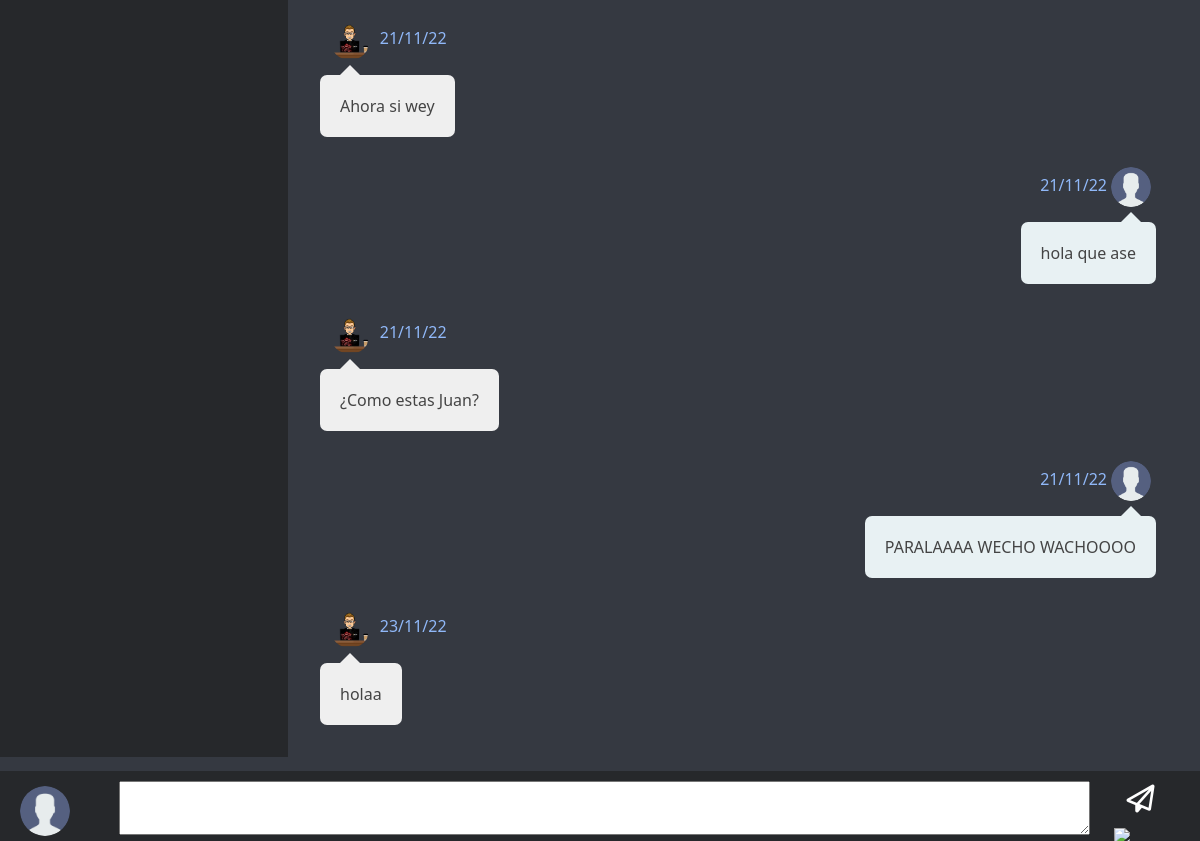
/index.php (signed in), run on the app's committed database.
### tables this page shows
CREATE TABLE `chat`  (
  `id` int NOT NULL AUTO_INCREMENT,
  `text` varchar(255) NOT NULL,
  `fecha` varchar(255) NOT NULL,
  `userid` int NOT NULL,
  `groupid` int NOT NULL,
  PRIMARY KEY (`id`) USING BTREE
);

CREATE TABLE `users`  (
  `id` int NOT NULL AUTO_INCREMENT,
  `user` varchar(255) NOT NULL,
  `firstname` varchar(255) NOT NULL,
  `lastname` varchar(255) NULL DEFAULT NULL,
  `password` varchar(255) NOT NULL,
  `rol` int NOT NULL DEFAULT 0,
  `img` varchar(255) NOT NULL DEFAULT 'default.png',
  `state` varchar(255) NOT NULL DEFAULT 'offline',
  `lastlogin` int NOT NULL,
  PRIMARY KEY (`id`) USING BTREE
);

### controllers/mainController.php (called while the page is built, shortened)
<?php
require_once('models/UserModel.php');
require_once('models/UserRepository.php');
require_once('models/ChatModel.php');
require_once('models/ChatRepository.php');
$repository = new ChatRepository();
$chats = $repository->getChats();
require_once('views/mainView.phtml');

### index.php (called while the page is built, shortened)
<?php
require_once("controllers/mainController.php");
?>

### models/ChatRepository.php (called while the page is built, shortened)
<?php
class ChatRepository {
    public static function getChats(){
        $chats = [];
        $db = Database::conexion();
        $q = "SELECT * FROM chat";
        $result = $db->query($q);
        if($result){
            while ($datos = $result->fetch_assoc()) {
                $chats[] = new Chats($datos);
            }
        }
        return $chats;
    }
}
?>

### models/UserRepository.php (called while the page is built, shortened)
<?php
class UserRepository
{
    public static function getUserById($id){
        $DB = Database::conexion();
        $result = $DB->query("SELECT * FROM users WHERE id = $id");
        if($result){
            $user = new User($result->fetch_assoc());
        }else $user = null;
        return $user;
    }
}

### models/ChatModel.php (called while the page is built, shortened)
<?php
class Chats
{
    private $text;
    private $user;
    private $date;
    public function __construct($datos)
    {
        $this->text = $datos['text'];
        $this->user = UserRepository::getUserById($datos['userid']);
        $this->date = $datos['fecha'];
    }
    public function getText()
    {
        return $this->text;
    }
    public function getUser(){
        return $this->user;
    }
    public function getDate(){
        return $this->date;
    }
}
?>

### models/UserModel.php (called while the page is built, shortened)
<?php
class User
{
    public $id;
    public $name;
    public $img;
    public function __construct ($row){
        $this->id = $row['id'];
        $this->name = $row['user'];
        $this->img = $row['img'];
    }
    public function getId(){
        return $this->id;
    }
    public function getName(){
        return $this->name;
    }
    public function getImg(){
        return 'views/img/users/'.$this->img;
    }
}

### views/mainView.phtml (the view, shortened to what this page needs)
<!DOCTYPE html>
<html>
<head>
    <link href="https://cdn.jsdelivr.net/npm/bootstrap@5.2.2/dist/css/bootstrap.min.css" rel="stylesheet"
>
    <link href="views/css/style.css" rel="stylesheet">
</head>
<body class="bg-secundary">
<div class="row w-100 h-100">
<?php
$login = null;
if (!$_SESSION['user']->getName()) {
    $login = 'index.php?login';
} else {
    $login = 'index.php?login&logout';
}
echo '<aside class="col-3 bg-primary" style="height: 90vh; overflow-y: scroll; overflow-x: hidden;">';
echo '</aside>';
echo '<section class="chat col-9" style="height: 90vh; overflow-y: scroll; overflow-x: hidden;">
        <div class="chat-history">
            <ul class="m-b-0">';
foreach ($chats as $chat) {
    $user = $chat->getUser();
    if($user->getId() == $_SESSION['user']->getId()){
        echo '<li class="clearfix">
                  <div class="message-data text-end pr-1">
                      <span class="message-data-time">'. $chat->getDate() .'</span>
                      <img src="'. $chat->getUser()->getImg() .'" alt="avatar">
                  </div>
                  <div class="message other-message float-right">
                    '.$chat->getText().'
                  </div>
              </li>';
    }else{
        echo '<li class="clearfix">
                  <div class="message-data msg-left">
                      <img src="'. $chat->getUser()->getImg() .'" alt="avatar">
                      <span class="message-data-time">'. $chat->getDate() .'</span>
                  </div>
                  <div class="message my-message">
                    '.$chat->getText().'
                  </div>
              </li>';
    }
}
echo '       </ul>
         </div>
      </section>';
?>
</div>
<footer class="footer bg-primary py-1">
    <div class="row h-100 mx-2">
        <div class="col-1 my-auto">
            <a href="<?php echo $login ?>">
                <img class="img-user" src="<?php echo $_SESSION['user']->getImg(); ?>">
            </a>
        </div>
        <form class="col-11 row px-0 mx-0" action="index.php?new_chat" method="POST">
            <div class="col-11 my-auto">
                <textarea name="message" class="h-75 w-100"></textarea>
            </div>
            <div class="col-1 my-auto">
                <button type="submit" class="btn" name="new_chat"><h3 class="m-0 p-0"><i
                                class="far fa-paper-plane text-white"></i></h3></button>
                <a href="index.php?new_group"><img src="views/img/more.svg" height="28px"></a>
            </div>
        </form>
    </div>
</footer>
</body>
</html>

### views/css/style.css (style rules this page uses)
.bg-primary { background: #26282B !important; }
.bg-secundary { background: #353941 !important; }
.img-user { border-radius: 50%; height: 50px; }
footer { position: fixed; bottom: 0; width: 100%; height: 70px; }
.chat .chat-history { padding: 20px; }
.chat .chat-history ul { padding: 0 }
.chat .chat-history ul li { list-style: none; margin-bottom: 30px }
.chat .chat-history ul li:last-child { margin-bottom: 0px }
.chat .chat-history .message-data { margin-bottom: 15px }
.chat .chat-history .message-data img { border-radius: 40px; width: 40px }
.chat .chat-history .message-data-time { color: #90B8F8; padding-left: 6px }
.chat .chat-history .message { color: #444; padding: 18px 20px; line-height: 26px; font-size: 16px; border-radius: 7px; display: inline-block; position: relative }
.chat .chat-history .message:after { bottom: 100%; right: 15px; border: solid transparent; content: " "; height: 0; width: 0; position: absolute; pointer-events: none; border-bottom-color: #fff; border-width: 10px; margin-left: -10px }
.chat .chat-history .my-message { background: #efefef }
.chat .chat-history .my-message:after { bottom: 100%; left: 30px; border: solid transparent; content: " "; height: 0; width: 0; position: absolute; pointer-events: none; border-bottom-color: #efefef; border-width: 10px; margin-left: -10px }
.chat .chat-history .other-message { background: #e8f1f3; text-align: right }
.chat .chat-history .other-message:after { border-bottom-color: #e8f1f3; }
.float-right { float: right }
.clearfix:after { visibility: hidden; display: block; font-size: 0; content: " "; clear: both; height: 0 }
.text-end { padding-right: 0.3rem; }
.msg-left { padding-left: 0.6rem; }

### data on the page
chat: userid.img (picture), fecha "21/11/22", text "Ahora si wey"
chat: fecha "21/11/22", userid.img (placeholder picture), text "hola que ase"
chat: userid.img (picture), fecha "21/11/22", text "¿Como estas Juan?"
chat: fecha "21/11/22", userid.img (placeholder picture), text "PARALAAAA WECHO WACHOOOO"
chat: userid.img (picture), fecha "23/11/22", text "holaa"
users: img (placeholder picture)
